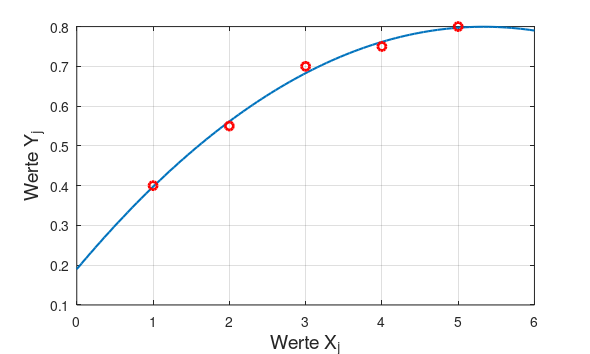

Write the MATLAB code that produced this figure.
close all; clear all;
% Eingabe der Messwertepaare
input = [...
1, 0.4;...
2, 0.55;...
3, 0.7;...
4, 0.75; ...
5, 0.8];
m = length(input); % Anzahl der Messpunkte
x_Werte = input(:,1);
X = [ones(m,1), x_Werte, x_Werte.^2,x_Werte.^3];
Y = input(:,2);
% Aufstellen der X-Matrix % Aufstellen der Y-Matrix
% degree of freedom
df = 5-4;
% Berechung der Schätzwerte \thetaHat;
% y-Abschnitt = \thetaHat(1); Steigung = \thetaHat(2)
thetaHat = (X' * X) \ (X' * Y);
% Anzeige der Schätzwerte
disp(thetaHat);
% Plotten der Fitfunktion
xx = linspace(0,6,100);
yy = thetaHat(1) + thetaHat(2)*xx+ thetaHat(3)*xx.^2+thetaHat(4)*xx.^3;
figure(10)
plot(xx, yy,'linewidth',1.5)
% Plotten der Datenwerte
hold on
plot(input(:,1), input(:,2), 'or','linewidth',2, 'MarkerSize',6)
hold off
grid on;
xlabel('Werte X_j','fontsize',14)
ylabel('Werte Y_j','fontsize',14)
set(gcf, 'PaperUnits', 'centimeters');
x_width=15 ;y_width= 9;
set(gcf, 'PaperPosition', [0 0 x_width y_width]);
print '-dpng' kubischerFit.png
% Qualitätsmaß Q
Q = (Y-X*thetaHat)' * (Y-X*thetaHat)
% Varianzen der Residuen
Var_epsilon = 1/df *(Y-X*thetaHat)' * (Y-X*thetaHat)
% Wuzel aus Var_epsilon
RMSE = sqrt(Var_epsilon)
% Kovarianzen
Cov = Var_epsilon * inv(X'*X)
